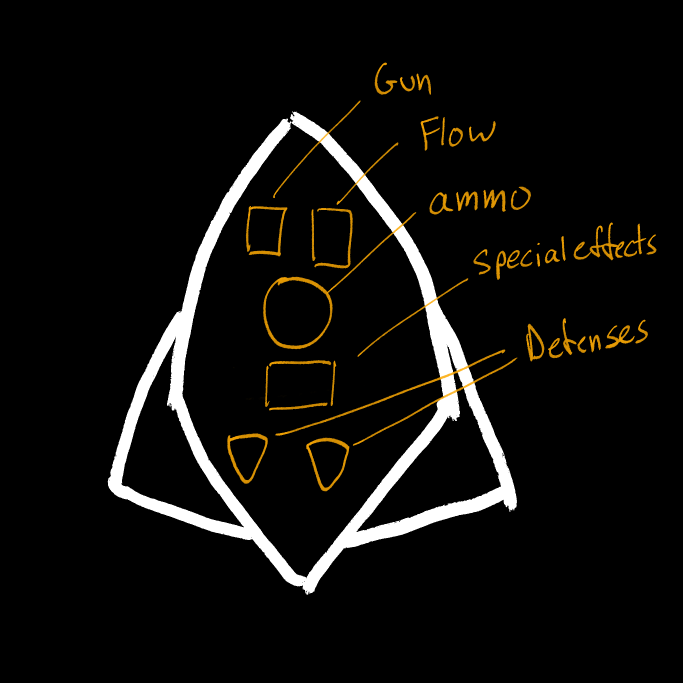
#> input picture Ship Upgrades.png, 2048 x 2048 px (shown at 1/3 size)
$ python prepare_scrolling_background.py --input '../Ship Upgrades.png' --out out.png
#> lines starting #> are read from the running program, lines starting #| are printed output that depends on the picture
#!/usr/bin/env python3
"""Prepare and QA a vertically scrolling game background tile."""

from __future__ import annotations

import argparse
import math
from pathlib import Path

from PIL import Image, ImageChops, ImageStat


def square_resize(path: Path, size: int) -> Image.Image:
#> called with size = 1024
    image = Image.open(path).convert("RGB")
    side = min(image.size)
#> side = 2048
    left = (image.width - side) // 2
#> left = 0
    top = (image.height - side) // 2
#> top = 0
    image = image.crop((left, top, left + side, top + side))
    return image.resize((size, size), Image.Resampling.LANCZOS)
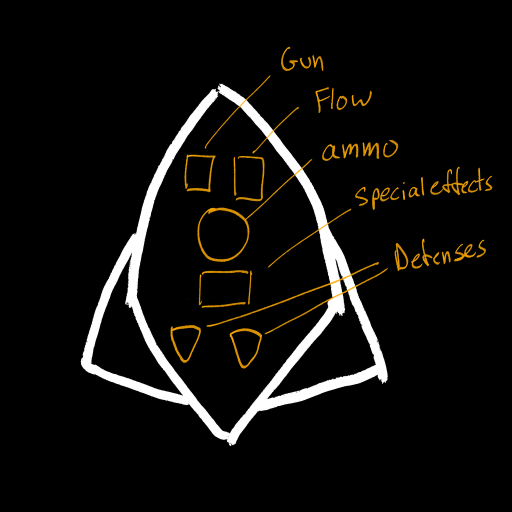
#> returned value: PIL image 1024x1024 RGB (shown at 1/2 size); mean R, G, B 15.9, 14.7, 12.3


def seam_stats(image: Image.Image, band: int = 8) -> dict[str, float]:
    rgb = image.convert("RGB")
    top_row = rgb.crop((0, 0, rgb.width, 1))
    bottom_row = rgb.crop((0, rgb.height - 1, rgb.width, rgb.height))
    top_band = rgb.crop((0, 0, rgb.width, band))
    bottom_band = rgb.crop((0, rgb.height - band, rgb.width, rgb.height))
    row_stat = ImageStat.Stat(ImageChops.difference(top_row, bottom_row))
    band_stat = ImageStat.Stat(ImageChops.difference(top_band, bottom_band))
    return {
        "row_mean": float(sum(row_stat.mean) / len(row_stat.mean)),
        "row_max": float(max(row_stat.extrema[channel][1] for channel in range(3))),
        "band_mean": float(sum(band_stat.mean) / len(band_stat.mean)),
        "band_max": float(max(band_stat.extrema[channel][1] for channel in range(3))),
    }


def make_vertical_loop(image: Image.Image, blend_band: int) -> Image.Image:
#> called with blend_band = 256
    source = image.convert("RGB")
    width, height = source.size
#> width = 1024; height = 1024
    rolled = ImageChops.offset(source, 0, height // 2)
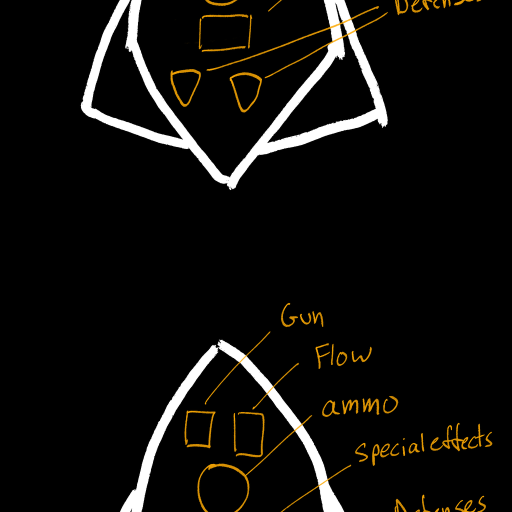
#> rolled: PIL image 1024x1024 RGB (shown at 1/2 size); mean R, G, B 15.9, 14.7, 12.3

    # The roll makes the wrap seam use adjacent source rows. It moves the old
    # top/bottom mismatch into the center, where a feathered strip from the
    # original image hides it without touching the loop edge.
    out = rolled.copy()
    center = height // 2
#> center = 512
    half = max(1, min(blend_band, height // 2 - 1))
#> half = 256
    start = center - half
#> start = 256
    end = center + half
#> end = 768
    mask = Image.new("L", (width, end - start), 0)
#> mask: PIL image 1024x512 L; every value is 0
    pixels = mask.load()
    for y in range(mask.height):
        alpha = round(math.sin((y / max(1, mask.height - 1)) * math.pi) * 255)
        for x in range(width):
            pixels[x, y] = alpha
    blended = Image.composite(
        source.crop((0, start, width, end)),
        rolled.crop((0, start, width, end)),
        mask,
    )
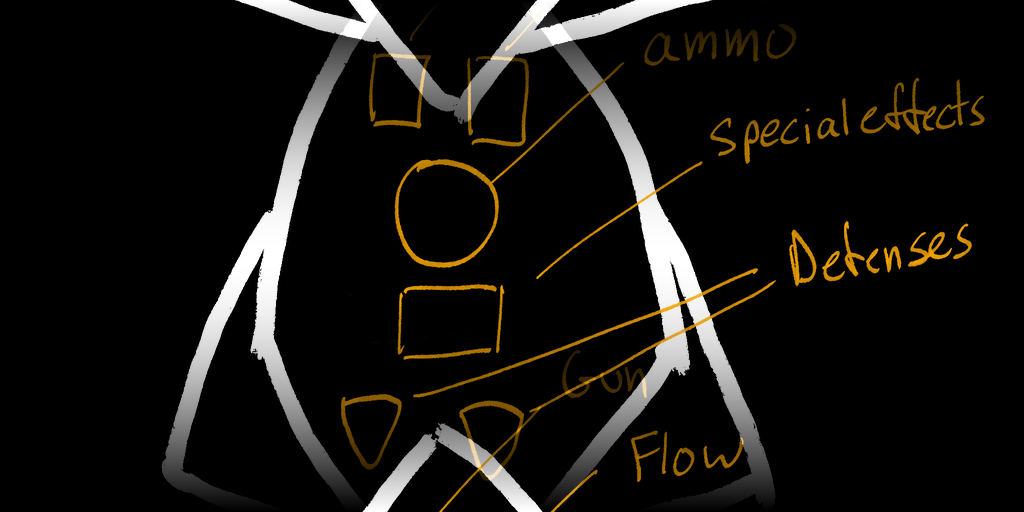
#> blended: PIL image 1024x512 RGB; mean R, G, B 20.8, 19.2, 15.9
    out.paste(blended, (0, start))
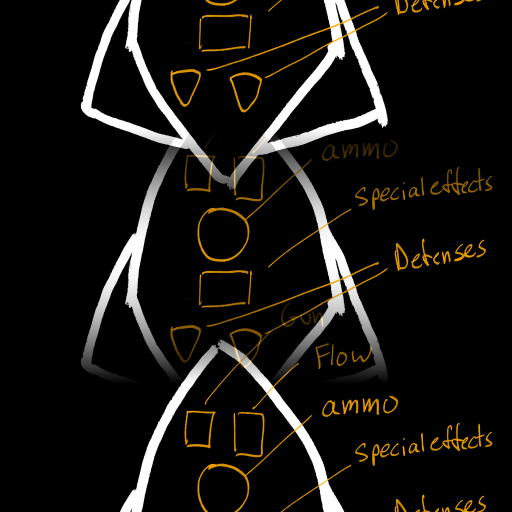
#> out: PIL image 1024x1024 RGB (shown at 1/2 size); mean R, G, B 22.3, 20.5, 16.8
    return out


def make_repeat_preview(image: Image.Image, out_path: Path) -> None:
    tile = image.convert("RGB")
    preview = Image.new("RGB", (tile.width, tile.height * 2))
    preview.paste(tile, (0, 0))
    preview.paste(tile, (0, tile.height))
    preview.save(out_path)


def main() -> int:
    parser = argparse.ArgumentParser(description=__doc__)
    parser.add_argument("--input", required=True, type=Path)
    parser.add_argument("--out", required=True, type=Path)
    parser.add_argument("--native-out", type=Path)
    parser.add_argument("--preview-out", type=Path)
    parser.add_argument("--size", type=int, default=1024)
    parser.add_argument("--blend-band", type=int, default=256)
    args = parser.parse_args()

    native = square_resize(args.input, args.size)
    if args.native_out:
        args.native_out.parent.mkdir(parents=True, exist_ok=True)
        native.save(args.native_out)

    looped = make_vertical_loop(native, args.blend_band)
    args.out.parent.mkdir(parents=True, exist_ok=True)
    looped.save(args.out)
    if args.preview_out:
        args.preview_out.parent.mkdir(parents=True, exist_ok=True)
        make_repeat_preview(looped, args.preview_out)

    native_stats = seam_stats(native)
#> native_stats = {'row_mean': 0, 'row_max': 0, 'band_mean': 0, 'band_max': 0}
    looped_stats = seam_stats(looped)
#> looped_stats = {'row_mean': 3.44, 'row_max': 196, 'band_mean': 18.98, 'band_max': 255}
    print(
        "native seam "
        f"row_mean={native_stats['row_mean']:.2f} row_max={native_stats['row_max']:.0f} "
        f"band_mean={native_stats['band_mean']:.2f} band_max={native_stats['band_max']:.0f}"
    )
#| native seam row_mean=0.00 row_max=0 band_mean=0.00 band_max=0
    print(
        "looped seam "
        f"row_mean={looped_stats['row_mean']:.2f} row_max={looped_stats['row_max']:.0f} "
        f"band_mean={looped_stats['band_mean']:.2f} band_max={looped_stats['band_max']:.0f}"
    )
#| looped seam row_mean=3.44 row_max=196 band_mean=18.98 band_max=255
    return 0


if __name__ == "__main__":
    raise SystemExit(main())
#> (the program exits here)
